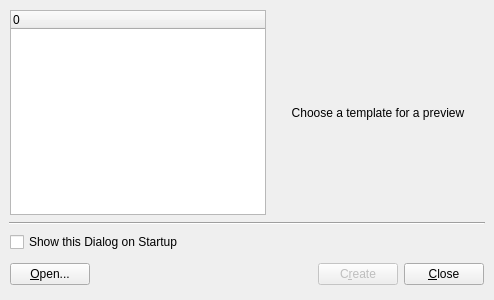
<ui version="4.0" >
 <author></author>
  <comment>*********************************************************************
**
** Copyright (C) 1992-$THISYEAR$ Trolltech AS. All rights reserved.
**
** This file is part of the $MODULE$ of the Qt Toolkit.
**
** $LICENSE$
**
** This file is provided AS IS with NO WARRANTY OF ANY KIND, INCLUDING THE
** WARRANTY OF DESIGN, MERCHANTABILITY AND FITNESS FOR A PARTICULAR PURPOSE.
**
*********************************************************************</comment>
 <exportmacro></exportmacro>
 <class>NewForm</class>
 <widget class="QDialog" name="NewForm" >
  <property name="geometry" >
   <rect>
    <x>0</x>
    <y>0</y>
    <width>494</width>
    <height>300</height>
   </rect>
  </property>
  <property name="windowTitle" >
   <string>New Form</string>
  </property>
  <layout class="QVBoxLayout" >
   <property name="margin" >
    <number>9</number>
   </property>
   <property name="spacing" >
    <number>6</number>
   </property>
   <item>
    <layout class="QHBoxLayout" >
     <property name="margin" >
      <number>1</number>
     </property>
     <property name="spacing" >
      <number>6</number>
     </property>
     <item>
      <widget class="QTreeWidget" name="treeWidget" >
       <property name="geometry" >
        <rect>
         <x>1</x>
         <y>1</y>
         <width>256</width>
         <height>205</height>
        </rect>
       </property>
       <property name="sizePolicy" >
        <sizepolicy>
         <hsizetype>1</hsizetype>
         <vsizetype>7</vsizetype>
         <horstretch>0</horstretch>
         <verstretch>0</verstretch>
        </sizepolicy>
       </property>
       <property name="iconSize" >
        <size>
         <width>128</width>
         <height>128</height>
        </size>
       </property>
       <property name="rootIsDecorated" >
        <bool>false</bool>
       </property>
       <property name="columnCount" >
        <number>1</number>
       </property>
       <column>
        <property name="text" >
         <string>0</string>
        </property>
       </column>
      </widget>
     </item>
     <item>
      <widget class="QLabel" name="lblPreview" >
       <property name="geometry" >
        <rect>
         <x>263</x>
         <y>1</y>
         <width>212</width>
         <height>205</height>
        </rect>
       </property>
       <property name="sizePolicy" >
        <sizepolicy>
         <hsizetype>7</hsizetype>
         <vsizetype>5</vsizetype>
         <horstretch>0</horstretch>
         <verstretch>0</verstretch>
        </sizepolicy>
       </property>
       <property name="lineWidth" >
        <number>1</number>
       </property>
       <property name="text" >
        <string>Choose a template for a preview</string>
       </property>
       <property name="alignment" >
        <set>Qt::AlignCenter</set>
       </property>
       <property name="margin" >
        <number>5</number>
       </property>
      </widget>
     </item>
    </layout>
   </item>
   <item>
    <widget class="QFrame" name="horizontalLine" >
     <property name="geometry" >
      <rect>
       <x>9</x>
       <y>222</y>
       <width>476</width>
       <height>3</height>
      </rect>
     </property>
     <property name="frameShape" >
      <enum>QFrame::HLine</enum>
     </property>
     <property name="frameShadow" >
      <enum>QFrame::Sunken</enum>
     </property>
    </widget>
   </item>
   <item>
    <layout class="QGridLayout" >
     <property name="margin" >
      <number>1</number>
     </property>
     <property name="spacing" >
      <number>6</number>
     </property>
     <item row="1" column="0" >
      <widget class="QPushButton" name="openButton" >
       <property name="geometry" >
        <rect>
         <x>1</x>
         <y>27</y>
         <width>103</width>
         <height>32</height>
        </rect>
       </property>
       <property name="text" >
        <string>&amp;Open...</string>
       </property>
      </widget>
     </item>
     <item row="1" column="1" >
      <spacer>
       <property name="geometry" >
        <rect>
         <x>110</x>
         <y>27</y>
         <width>147</width>
         <height>32</height>
        </rect>
       </property>
       <property name="orientation" >
        <enum>Qt::Horizontal</enum>
       </property>
       <property name="sizeHint" >
        <size>
         <width>61</width>
         <height>32</height>
        </size>
       </property>
      </spacer>
     </item>
     <item row="1" column="2" >
      <widget class="QPushButton" name="createButton" >
       <property name="enabled" >
        <bool>false</bool>
       </property>
       <property name="geometry" >
        <rect>
         <x>263</x>
         <y>27</y>
         <width>103</width>
         <height>32</height>
        </rect>
       </property>
       <property name="text" >
        <string>C&amp;reate</string>
       </property>
       <property name="autoDefault" >
        <bool>false</bool>
       </property>
       <property name="default" >
        <bool>true</bool>
       </property>
      </widget>
     </item>
     <item row="1" column="3" >
      <widget class="QPushButton" name="closeButton" >
       <property name="geometry" >
        <rect>
         <x>372</x>
         <y>27</y>
         <width>103</width>
         <height>32</height>
        </rect>
       </property>
       <property name="text" >
        <string>&amp;Close</string>
       </property>
       <property name="autoDefault" >
        <bool>false</bool>
       </property>
       <property name="default" >
        <bool>false</bool>
       </property>
      </widget>
     </item>
     <item row="0" column="0" colspan="2" >
      <widget class="QCheckBox" name="chkShowOnStartup" >
       <property name="geometry" >
        <rect>
         <x>1</x>
         <y>1</y>
         <width>256</width>
         <height>20</height>
        </rect>
       </property>
       <property name="text" >
        <string>Show this Dialog on Startup</string>
       </property>
      </widget>
     </item>
    </layout>
   </item>
  </layout>
 </widget>
 <pixmapfunction></pixmapfunction>
 <resources/>
 <connections/>
</ui>
